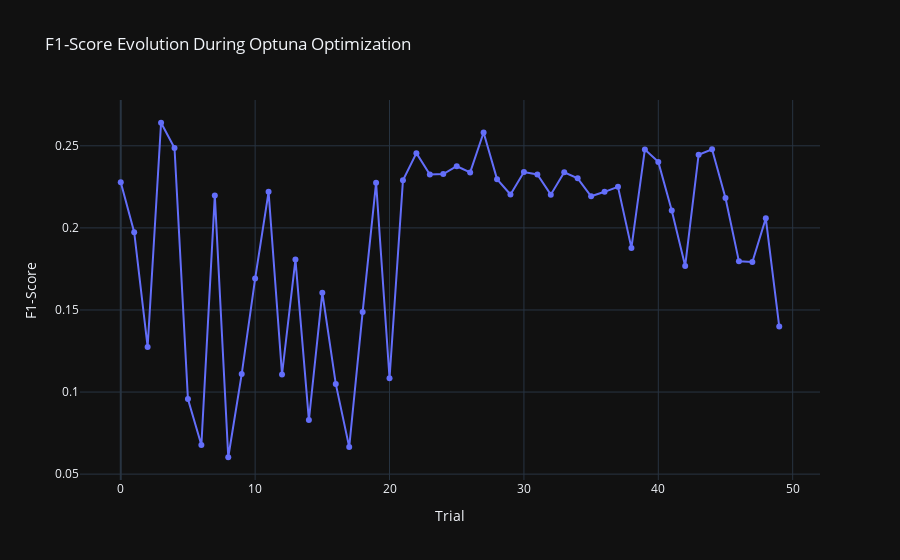

Write notebook code for a chart like this one.
### Code cell
visualizations['f1_score_evolution']

### Figure 1 — Plotly figure (JSON) as saved in the notebook; plotly's stock layout.template omitted (floating-point values rounded to 4 significant figures)
{"data": [{"mode": "lines+markers", "name": "F1-score", "type": "scatter", "x": [0, 1, 2, 3, 4, 5, 6, 7, 8, 9, 10, 11, 12, 13, 14, 15, 16, 17, 18, 19, 20, 21, 22, 23, 24, 25, 26, 27, 28, 29, 30, 31, 32, 33, 34, 35, 36, 37, 38, 39, 40, 41, 42, 43, 44, 45, 46, 47, 48, 49], "y": [0.2279, 0.1974, 0.1275, 0.264, 0.2487, 0.09571, 0.06777, 0.2198, 0.06029, 0.1109, 0.1691, 0.222, 0.1107, 0.1807, 0.08294, 0.1605, 0.105, 0.06648, 0.1488, 0.2276, 0.1084, 0.229, 0.2455, 0.2325, 0.2328, 0.2376, 0.2338, 0.2581, 0.2297, 0.2204, 0.234, 0.2325, 0.2202, 0.2339, 0.2302, 0.2193, 0.222, 0.2251, 0.1878, 0.2477, 0.2402, 0.2107, 0.1768, 0.2446, 0.2479, 0.2182, 0.1796, 0.1792, 0.2059, 0.1399]}], "layout": {"title": {"text": "F1-Score Evolution During Optuna Optimization"}, "xaxis": {"title": {"text": "Trial"}}, "yaxis": {"title": {"text": "F1-Score"}}}}
